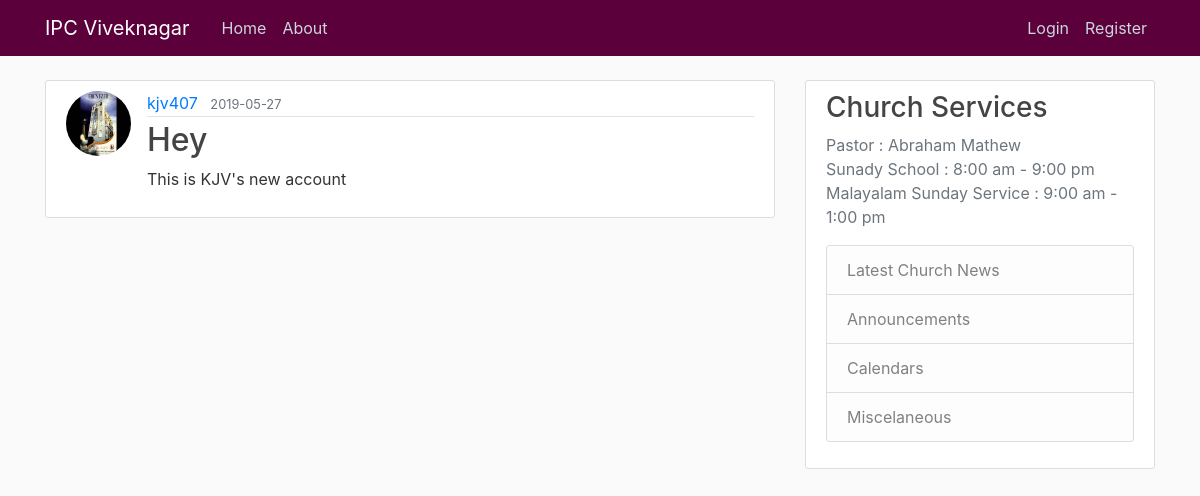
Screenshot of /post/3 with the database file from the repository.
### church_web/models.py (models this page shows, shortened)
class User(db.Model, UserMixin):
    id = db.Column(db.Integer,primary_key=True)
    username = db.Column(db.String(20),unique=True,nullable=False)
    email = db.Column(db.String(120),unique=True,nullable=False)
    image_file = db.Column(db.String(20),nullable=False,default='default.jpg')
    password = db.Column(db.String(60),nullable=False)
    post = db.relationship('Post',backref='author',lazy=True)

class Post(db.Model):
    id = db.Column(db.Integer,primary_key=True)
    title = db.Column(db.String(100),nullable=False)
    date_posted = db.Column(db.DateTime,nullable=False, default=datetime.utcnow)
    content = db.Column(db.Text,nullable=False)
    user_id = db.Column(db.Integer,db.ForeignKey('user.id'), nullable=False)

### church_web/routes.py (the view)
@app.route("/post/<int:post_id>")
def post(post_id):
    post = Post.query.get_or_404(post_id)
    return render_template('post.html', title=post.title, post=post)

### church_web/templates/post.html (shortened to what this page needs)
{% extends "layout.html" %}
{% block content %}
        <article class="media content-section">
         <img class="rounded-circle article-img" src="{{url_for('static',filename='./' + post.author.image_file)}}">
          <div class="media-body">
            <div class="article-metadata">
	      <a class="mr-2" href="{{url_for('user_post', username=post.author.username)}}">{{ post.author.username }}</a>
              <small class="text-muted">{{ post.date_posted.strftime('%Y-%m-%d') }}</small>
            </div>
            <h2 class='article-title'>{{ post.title }}</h2>
            <p class="article-content">{{ post.content }}</p>
          </div>
        </article>
{% endblock content %}

### church_web/static/main.css (style rules this page uses)
body { background: #fafafa; color: #333333; margin-top: 5rem; }
h1, h2, h3, h4, h5, h6 { color: #444444; }
.content-section { background: #ffffff; padding: 10px 20px; border: 1px solid #dddddd; border-radius: 3px; margin-bottom: 20px; }
.article-title { color: #444444; }
.article-content { white-space: pre-line; }
.article-img { height: 65px; width: 65px; margin-right: 16px; }
.article-metadata { padding-bottom: 1px; margin-bottom: 4px; border-bottom: 1px solid #e3e3e3 }

### rows the page displays
User: image_file (placeholder picture), author.username "kjv407"
Post: date_posted "2019-05-27", title "Hey", content "This is KJV's new account"
